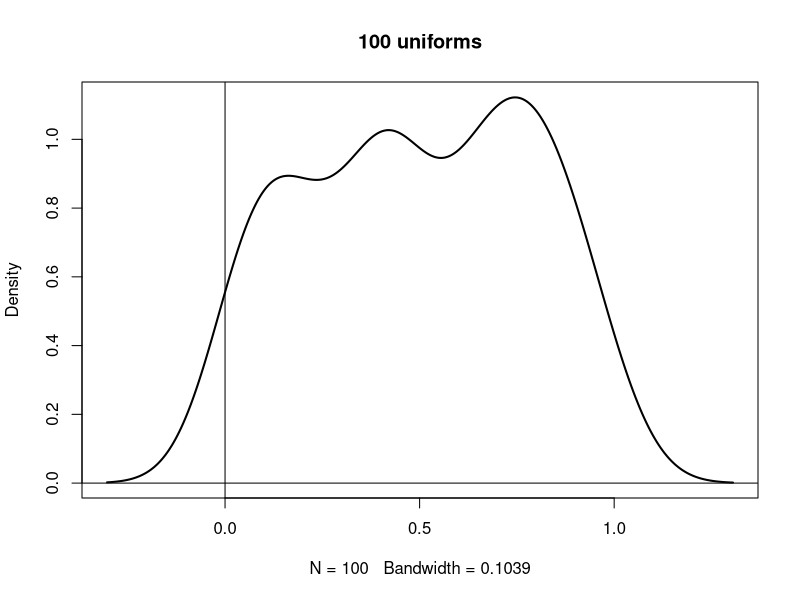
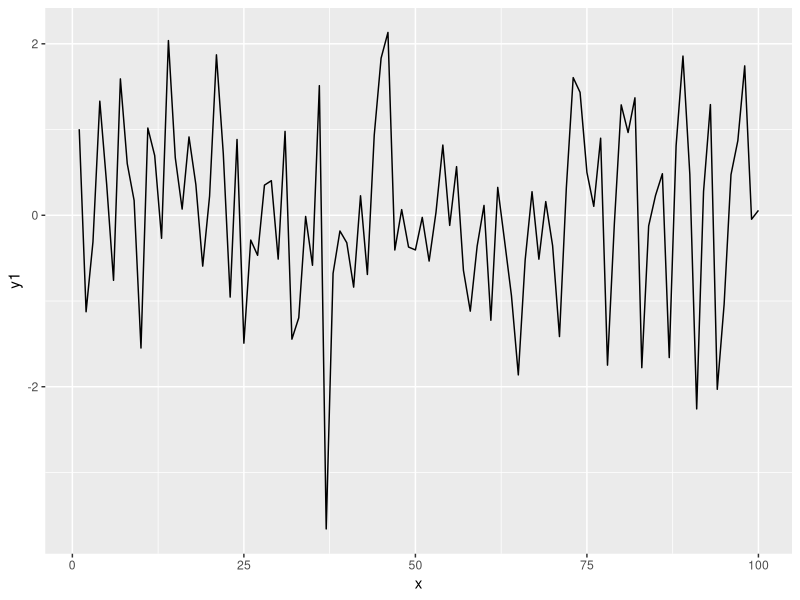
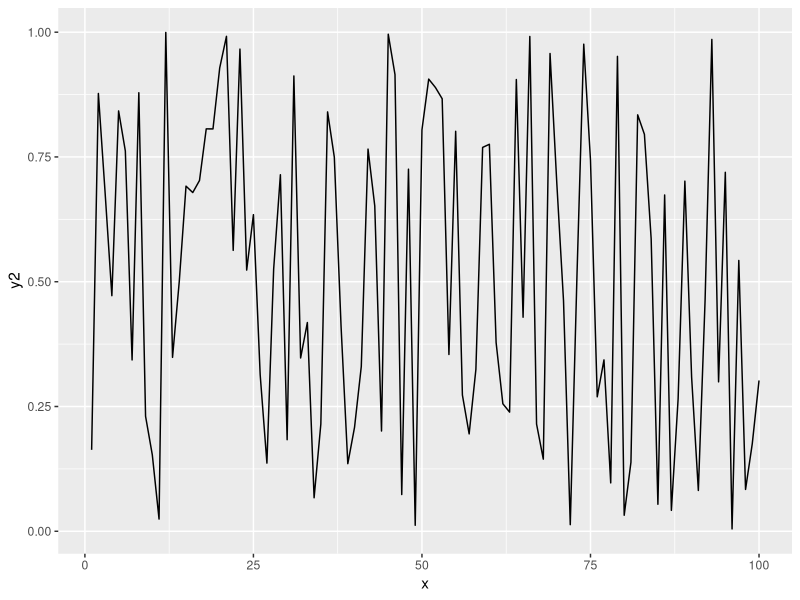

Reproduce these figures in R, in order.
## ---- chunk 1
plot(density(runif(100)), lwd=2, main="100 uniforms")
abline(h=0, v=0)
## ---- chunk 2
  ### My Header (treated as R comment, as it is in a code block)
  library(ggplot2)
  test_data <- data.frame(y1 = rnorm(100), y2 = runif(100), x = 1:100)
  ggplot(test_data, aes(y = y1, x = x)) + geom_line()
  ggplot(test_data, aes(y = y2, x = x)) + geom_line()
